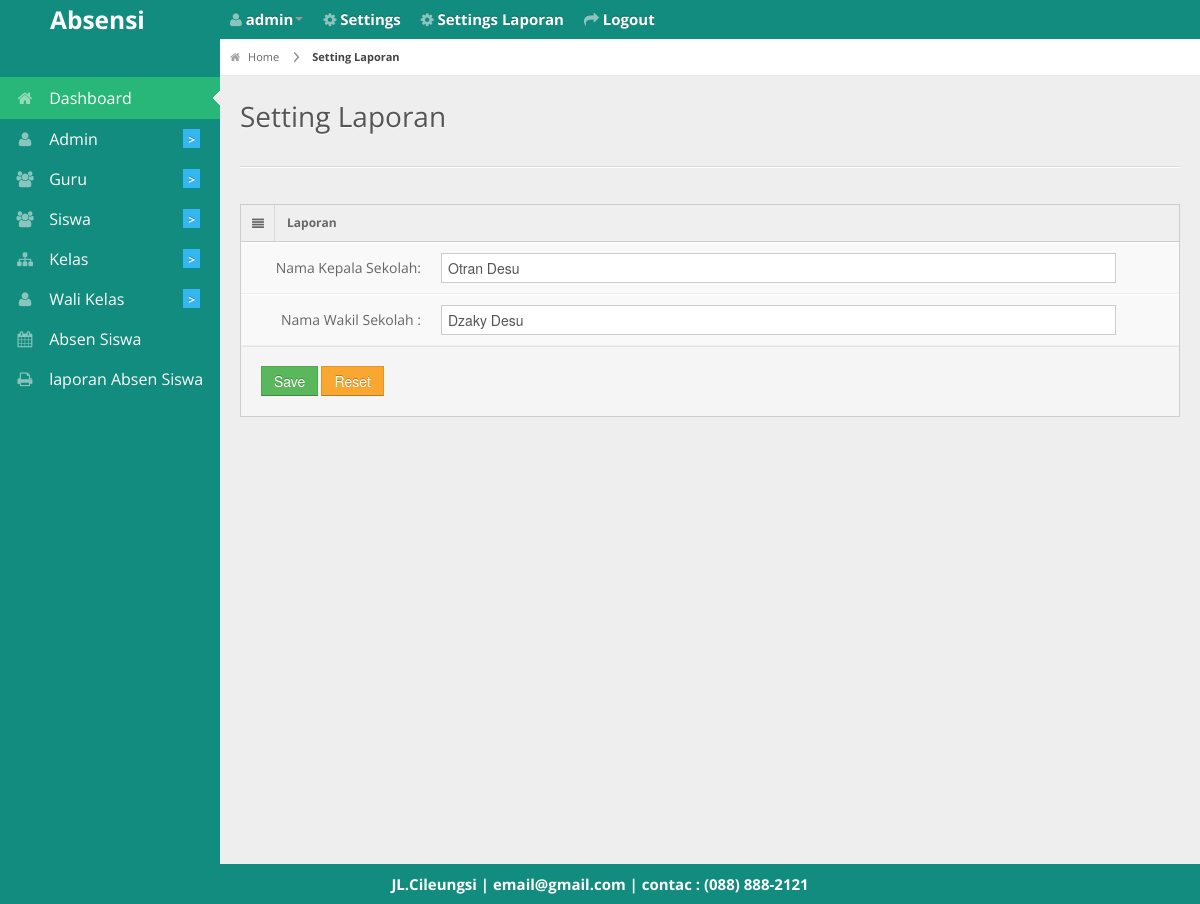
The page /admin/settinglaporan.php (signed in) on the database its author committed.
### tables this page shows
CREATE TABLE `biodata_laporan` (
  `id` int(11) NOT NULL,
  `nama_ketua` varchar(100) NOT NULL,
  `nama_wakil` varchar(100) NOT NULL
);

CREATE TABLE `biodata` (
  `id_biodata` int(11) NOT NULL,
  `nama_sekolah` varchar(255) NOT NULL,
  `alamat` varchar(255) NOT NULL,
  `photo` varchar(255) NOT NULL,
  `email` varchar(255) NOT NULL,
  `telepon` varchar(20) NOT NULL,
  `kota` varchar(50) NOT NULL
);

### admin/settinglaporan.php (the view, shortened to what this page needs)
<?php
 include '../db/koneksi.php';
 include '../layout/header.php'; ?>
 <div id="content">
 <div id="content-header">
   <div id="breadcrumb"> <a href="http://localhost/Tugas_Absen_siswa/<?php echo $_SESSION['akses']; ?>/" title="Go to Home" class="tip-bottom"><i class="icon-home"></i> Home</a>
     <a href="http://localhost/Tugas_Absen_siswa/admin/settinglaporan" class="current">Setting Laporan</a> </div>
   <h1>Setting Laporan</h1>
 </div>
 <div class="container-fluid">
   <hr>
   <div class="row-fluid">
     <div class="span12">
       <div class="widget-box">
         <div class="widget-title"> <span class="icon"> <i class="icon-align-justify"></i> </span>
           <h5>Laporan</h5>
         </div>
         <div class="widget-content nopadding">
           <?php
           $query_pilih_tampil=mysqli_query($konek,"select * from biodata_laporan");
           while($data=mysqli_fetch_array($query_pilih_tampil)){
             ?>
           <form action="./proses.php?edit_laporan" method="post" class="form-horizontal"enctype="multipart/form-data">
             <div class="control-group">
               <label class="control-label">Nama Kepala Sekolah:</label>
               <div class="controls">
                 <input type="text" class="span11" placeholder="Nama Kepala Sekolah"name="nama_ketua"
                 value="<?php echo $data['nama_ketua']; ?>" />
               </div>
             </div>
             <div class="control-group">
               <label class="control-label">Nama Wakil Sekolah :</label>
               <div class="controls">
                 <input type="text" class="span11" placeholder="Nama Wali Sekolah"name="nama_wakil"
                 value="<?php echo $data['nama_wakil']; ?>" />
               </div>
             </div>
             <div class="form-actions">
               <button type="submit" class="btn btn-success">Save</button>
                <button type="reset" class="btn btn-warning">Reset</button>
             </div>
           </form>
           <?php } ?>
         </div>
       </div>
     </div>
   </div>
 </div>
</div>
 <?php include '../layout/footer.php'; ?>

### layout/footer.php (shortened to what this page needs)
<div class="row-fluid">
  <div id="footer" class="span12"style="
    color: #fff;
    font-weight: bold;
    font-size: 15px;
">
     <?php echo "$header_photo[alamat] | $header_photo[email] | contac : $header_photo[telepon]"; ?> </div>
</div>
</body>
</html>

### css/matrix-style.css (style rules this page uses)
* { outline:none !important; -moz-outline: none !important; }
html, body { height:100% }
body { overflow-x: hidden; margin-top: -10px; font-family: 'Open Sans', sans-serif; font-size:12px; color:#666; }
a { color:#666; }
select, textarea, input[type="text"], input[type="password"], input[type="datetime"], input[type="datetime-local"], input[type="date"], input[type="month"], input[type="time"], input[type="week"], input[type="number"], input[type="email"], input[type="url"], input[type="search"], input[type="tel"], input[type="color"], .uneditable-input, .label, .dropdown-menu, .btn, .well, .progress, .table-bordered, .btn-group > .btn:first-child, .btn-group > .btn:last-child, .btn-group > .btn:last-child, .btn-group > .dropdown-toggle, .alert { border-radius:0px; }
.btn, textarea, input[type="text"], input[type="password"], input[type="datetime"], input[type="datetime-local"], input[type="date"], input[type="month"], input[type="time"], input[type="week"], input[type="number"], input[type="email"], input[type="url"], input[type="search"], input[type="tel"], input[type="color"], .uneditable-input { box-shadow:none; }
.progress, .progress-success .bar, .progress .bar-success, .progress-warning .bar, .progress .bar-warning, .progress-danger .bar, .progress .bar-danger, .progress-info .bar, .progress .bar-info, .btn, .btn-primary { background-image:none; }
.form-horizontal .form-actions { padding-left:20px; }
#footer { padding:10px; text-align:center; }
hr { border-top-color:#dadada; }
#content { background: none repeat scroll 0 0 #eeeeee; margin-left: 220px; margin-right: 0; padding-bottom: 25px; position: relative; min-height:100%; width: auto; }
#content-header { position: abslute; width: 100%; margin-top: -38px; z-index: 20; }
#content-header h1 { color: #555555; font-size: 28px; font-weight: normal; float: none; text-shadow: 0 1px 0 #ffffff; margin-left: 20px; position: relative; }
#content-header h1, #content-header .btn-group { margin-top: 20px; }
#breadcrumb { background-color: #fff; border-bottom: 1px solid #e3ebed; }
#breadcrumb a { padding: 8px 20px 8px 10px; display: inline-block; background-image: url('../img/breadcrumb.png'); background-position: center right; background-repeat: no-repeat; font-size: 11px; color: #666666; }
#breadcrumb a:last-child { background-image:none; }
#breadcrumb a.current { font-weight: bold; color: #444444; }
#breadcrumb a i { margin-right: 5px; opacity: .6; }
.stat-boxes .peity_bar_good, .stat-boxes .peity_line_good, { color: #459D1C; }
.widget-box { background: none repeat scroll 0 0 #F9F9F9; border-left: 1px solid #CDCDCD; border-top: 1px solid #CDCDCD; border-right: 1px solid #CDCDCD; clear: both; margin-top: 16px; margin-bottom: 16px; position: relative; }
.widget-title, .modal-header, .table th, div.dataTables_wrapper .ui-widget-header { background:#efefef; border-bottom: 1px solid #CDCDCD; height: 36px; }
.widget-title span.icon { padding: 9px 10px 7px 11px; float: left; border-right:1px solid #dadada; }
.widget-title h5 { color: #666; float: left; font-size: 12px; font-weight: bold; padding: 12px; line-height: 12px; margin: 0; }
.widget-content { padding:15px; border-bottom: 1px solid #cdcdcd; }
.nopadding { padding: 0 !important; }
form { margin-bottom: 0; }
.form-horizontal .control-group { border-top: 1px solid #ffffff; border-bottom: 1px solid #eeeeee; margin-bottom: 0; }
.form-horizontal .control-label { padding-top: 15px; width: 180px; }
.form-horizontal .controls { margin-left: 200px; padding: 10px 0; }
.form-horizontal .form-actions { margin-top: 0; margin-bottom: 0; }

### css/matrix-media.css (style rules this page uses)
body { background: #128C7E; }

### rows shown on the page
biodata_laporan: nama_ketua "Otran Desu", nama_wakil "Dzaky Desu"
biodata: alamat "JL.Cileungsi", email "email@gmail.com", telepon "(088) 888-2121"

### other values the page prints
$_SESSION['username'] "admin"
